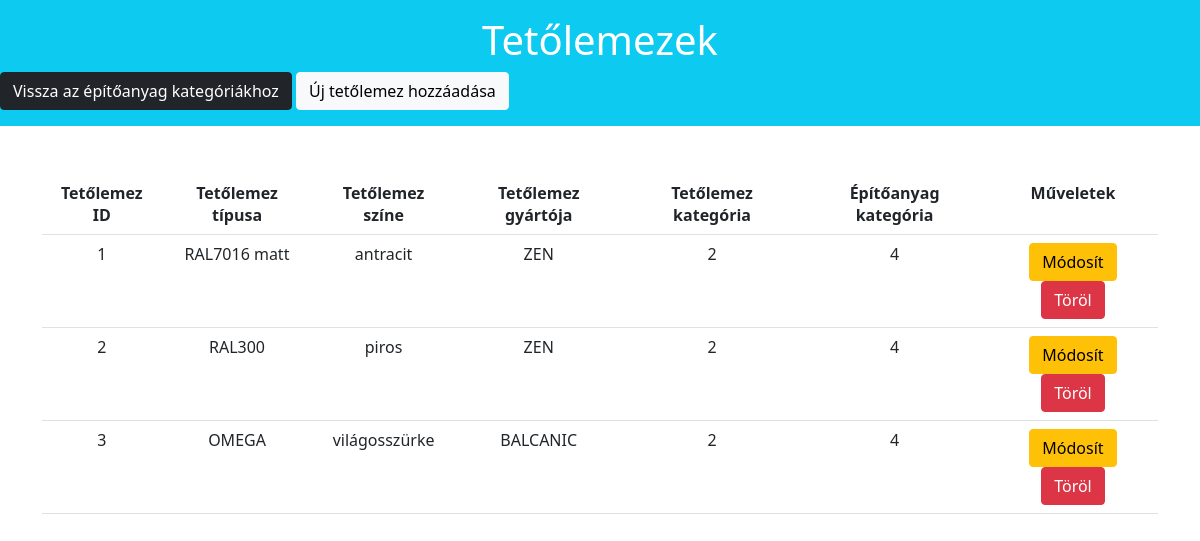
Screenshot of /Login/app/index.php?controller=roofplate&action=list (signed in) with the database file from the repository.
### tables this page shows
CREATE TABLE `roofplate` (
  `roofplateID` int(11) NOT NULL,
  `roofplateType` varchar(100) NOT NULL,
  `roofplateColor` varchar(45) NOT NULL,
  `roofplateManufacturer` varchar(100) NOT NULL,
  `roofplateCategoryID` int(11) NOT NULL,
  `materialID` int(11) NOT NULL
);

CREATE TABLE `roofplate_category` (
  `roofplateCategoryID` int(11) NOT NULL,
  `roofplateCategoryName` varchar(100) NOT NULL
);

CREATE TABLE `material` (
  `materialID` int(11) NOT NULL,
  `materialName` varchar(45) NOT NULL
);

### Login/app/controller/RoofplateController.php (called while the page is built, shortened)
<?php
require_once('model\RoofplateDao.php');
  class RoofplateController {
     public function load($view, $data=[]){
        extract($data);
        include("view/roofplate/{$view}.php");
        return $data;
     }
    public function listAllRoofplate(){
        $roofplateDaoObj = new RoofplateDao();
        $roofplates = $roofplateDaoObj->getAllRoofplate();
        return $this->load('list', [
          'roofplates' => $roofplates,
        ]);
    }
  }
?>

### Login/app/model/RoofplateDao.php (called while the page is built, shortened)
<?php
  class RoofplateDao {
     public function getAllRoofplate(){
        $dbObj = new Db();
        $conn = $dbObj->getConnection();
        $statement = $conn->prepare("SELECT r.roofplateID, r.roofplateType, r.roofplateColor, r.roofplateManufacturer, rc.roofplateCategoryID, m.materialID FROM roofplate as r INNER JOIN roofplate_category as rc ON r.roofplateCategoryID = rc.roofplateCategoryID INNER JOIN material as m ON r.materialID = m.materialID ORDER BY roofplateID ASC");
        $statement->setFetchMode(\PDO::FETCH_OBJ);
        $statement->execute();
         $data = $statement->fetchAll();
        return $data;
     }
    }
    ?>

### Login/app/view/roofplate/list.php (the view)
<div class="row">
    <div class="jumbotron bg-info text-white pt-3 pb-3">
        <h1 class="display3 text-center">Tetőlemezek</h1>
        <a href="index.php" class="btn btn-dark">Vissza az építőanyag kategóriákhoz</a>
        <a href="index.php?controller=roofplate&action=create" class="btn btn-light text-blue">Új tetőlemez hozzáadása</a>
    </div>
</div>
<div class="container">
    <table class="table table-hover mt-5 text-center">
        <tr>
            <th>Tetőlemez ID</th>
            <th>Tetőlemez típusa</th>
            <th>Tetőlemez színe</th>
            <th>Tetőlemez gyártója</th>
            <th>Tetőlemez kategória</th>
            <th>Építőanyag kategória</th>
            <th>Műveletek</th>
        </tr>
        <?php
            foreach ($roofplates as $roofplate) {
               echo "<tr>";
                    echo "<td>" .$roofplate->roofplateID . "</td>";
                    echo "<td>" .$roofplate->roofplateType . "</td>";
                    echo"<td>" .$roofplate->roofplateColor . "</td>";
                    echo"<td>" .$roofplate->roofplateManufacturer . "</td>";
                    echo"<td>" .$roofplate->roofplateCategoryID . "</td>";
                    echo"<td>" .$roofplate->materialID . "</td>";
                    echo "<td>";
                         echo "<a class='btn btn-warning' href='index.php?controller=roofplate&action=edit&roofplateID=$roofplate->roofplateID'> Módosít </a> ";
                         echo "<a class='btn btn-danger' href='index.php?controller=roofplate&action=delete&roofplateID=$roofplate->roofplateID'> Töröl </a>";
                    echo "</td>";
               echo "</tr>";
            }
        ?>
    </table>
        </div>

### rows the page displays
roofplate: roofplateID "1", roofplateType "RAL7016 matt", roofplateColor "antracit", roofplateManufacturer "ZEN", roofplateCategoryID.roofplateCategoryID "2", materialID.materialID "4"
roofplate: roofplateID "2", roofplateType "RAL300", roofplateColor "piros", roofplateManufacturer "ZEN", roofplateCategoryID.roofplateCategoryID "2", materialID.materialID "4"
roofplate: roofplateID "3", roofplateType "OMEGA", roofplateColor "világosszürke", roofplateManufacturer "BALCANIC", roofplateCategoryID.roofplateCategoryID "2", materialID.materialID "4"
